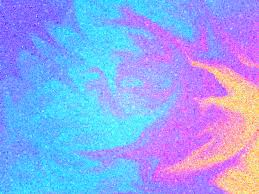
#> input picture resources/image.jpg, 259 x 194 px
$ python color_detection.py
#> lines starting #> are read from the running program, lines starting #| are printed output that depends on the picture
#> the answer given: resources/image.jpg
#> the answer given: 3
#> further down, image is the input picture: shape (194, 259, 3); mean B, G, R 240.9, 164.9, 146.3
import cv2
from sklearn.cluster import KMeans
from collections import Counter
import matplotlib.pyplot as plt

def get_image(image_path):
    image = cv2.imread(image_path)
    image = cv2.cvtColor(image, cv2.COLOR_BGR2RGB)
    return image

def convert(color):
    return "#{:02x}{:02x}{:02x}".format(int(color[0]), int(color[1]), int(color[2]))

def get_colours (image,color_num):
#> called with color_num = 3
    img = cv2.resize(image, (600, 400))
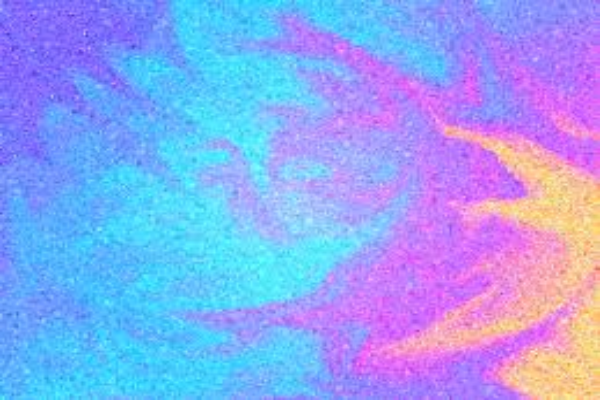
#> img: shape (400, 600, 3); mean R, G, B 146.2, 164.8, 240.8
    img = img.reshape(img.shape[0] * img.shape[1], 3)
    cluster = KMeans(n_clusters = color_num)
    labels = cluster.fit_predict(img)
    ct = Counter(labels)
#> ct = {1: 99536, 0: 113076, 2: 27388}
    center = cluster.cluster_centers_
    order = [center[i] for i in ct.keys()]
#> order = [[176, 129.9, 248.6], [96.03, 191.9, 250.5], [245.4, 179.4, 172.6]]
    hex_color = [convert(order[i]) for i in ct.keys()]
#> hex_color = ['#60bffa', '#b081f8', '#f5b3ac']
    for color in hex_color:
        print(f"[+] {color}")
#> this loop made 3 passes
#> color on passes 1 to 3: '#60bffa', '#b081f8', '#f5b3ac'
#| [+] #60bffa
#| [+] #b081f8
#| [+] #f5b3ac
    chart = input("\n[?] Do you want to plot a PIE Chart for it? [y/n] ")
#> the answer given: y
    if chart.lower() == "y":
        plt.figure(figsize = (10, 7))
        plt.pie(ct.values(), labels = hex_color, colors = hex_color)
        plt.show()
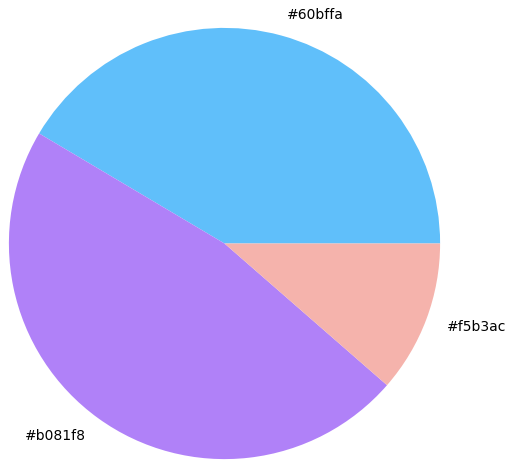
#> figure drawn by matplotlib, 1 panel

print("Color detection program has begun!\n")
path = input("[?] Enter the path of the Image: ")
color_num = int(input("[?] Enter the number of colors to be displayed: "))
print()

try:
    image = cv2.imread(path)
    image = cv2.cvtColor(image, cv2.COLOR_BGR2RGB)
    img = get_image(path)
    get_colours(img, color_num)

except:
        print(f"Error! Please enter a valid path or try entering an image which has {color_num} colors.")
        exit()
